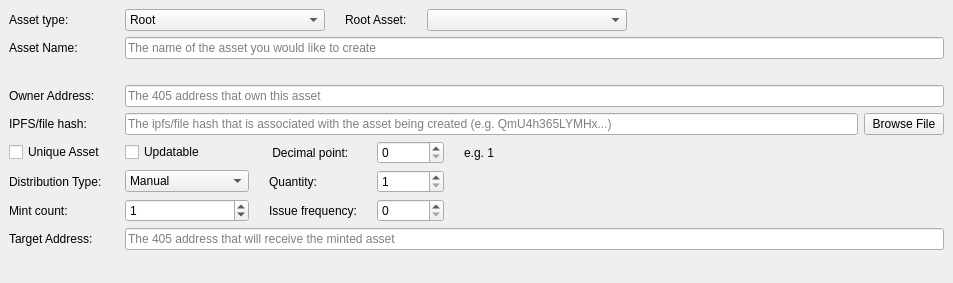
     <widget class="QWidget" name="scrollAreaWidgetContents">
      <property name="geometry">
       <rect>
        <x>0</x>
        <y>0</y>
        <width>953</width>
        <height>283</height>
       </rect>
      </property>
      <layout class="QVBoxLayout" name="verticalLayout_7" stretch="0,1">
       <property name="leftMargin">
        <number>0</number>
       </property>
       <property name="topMargin">
        <number>0</number>
       </property>
       <property name="rightMargin">
        <number>0</number>
       </property>
       <property name="bottomMargin">
        <number>0</number>
       </property>
       <item>
        <widget class="QFrame" name="frameAssetData">
         <property name="enabled">
          <bool>true</bool>
         </property>
         <property name="sizePolicy">
          <sizepolicy hsizetype="Expanding" vsizetype="Expanding">
           <horstretch>0</horstretch>
           <verstretch>0</verstretch>
          </sizepolicy>
         </property>
         <property name="frameShape">
          <enum>QFrame::NoFrame</enum>
         </property>
         <layout class="QGridLayout" name="gridLayout_2">
          <item row="15" column="0">
           <widget class="QLabel" name="targetLabel">
            <property name="toolTip">
             <string>&lt;html&gt;&lt;head/&gt;&lt;body&gt;&lt;p&gt;The 405 address that will receive the minted asset&lt;/p&gt;&lt;/body&gt;&lt;/html&gt;</string>
            </property>
            <property name="text">
             <string>Target Address:</string>
            </property>
           </widget>
          </item>
          <item row="4" column="0">
           <widget class="QLabel" name="addressLabel">
            <property name="toolTip">
             <string>&lt;html&gt;&lt;head/&gt;&lt;body&gt;&lt;p&gt;405 address that will own this asset&lt;/p&gt;&lt;/body&gt;&lt;/html&gt;</string>
            </property>
            <property name="text">
             <string>Owner Address:</string>
            </property>
           </widget>
          </item>
          <item row="15" column="2">
           <layout class="QHBoxLayout" name="horizontalLayout_13">
            <item>
             <widget class="QValidatedLineEdit" name="targetaddressText">
              <property name="toolTip">
               <string>&lt;html&gt;&lt;head/&gt;&lt;body&gt;&lt;p&gt;The 405 address that will receive the minted asset&lt;/p&gt;&lt;/body&gt;&lt;/html&gt;</string>
              </property>
              <property name="placeholderText">
               <string>The 405 address that will receive the minted asset</string>
              </property>
             </widget>
            </item>
           </layout>
          </item>
          <item row="7" column="0">
           <widget class="QLabel" name="ipfsLabel">
            <property name="toolTip">
             <string>&lt;html&gt;&lt;head/&gt;&lt;body&gt;&lt;p&gt;[Optional] The ipfs/file hash that contains information about the asset&lt;/p&gt;&lt;/body&gt;&lt;/html&gt;</string>
            </property>
            <property name="text">
             <string>IPFS/file hash:</string>
            </property>
           </widget>
          </item>
          <item row="7" column="2">
           <layout class="QHBoxLayout" name="horizontalLayout_6">
            <item>
             <widget class="QValidatedLineEdit" name="ipfsText">
              <property name="toolTip">
               <string>&lt;html&gt;&lt;head/&gt;&lt;body&gt;&lt;p&gt;[Optional] The ipfs/file hash that contains information about the asset&lt;/p&gt;&lt;/body&gt;&lt;/html&gt;</string>
              </property>
              <property name="maxLength">
               <number>128</number>
              </property>
              <property name="placeholderText">
               <string>The ipfs/file hash that is associated with the asset being created (e.g. QmU4h365LYMHx...)</string>
              </property>
             </widget>
            </item>
            <item>
             <widget class="QPushButton" name="openIpfsButton">
              <property name="text">
               <string>Browse File</string>
              </property>
             </widget>
            </item>
           </layout>
          </item>
          <item row="1" column="2">
           <layout class="QHBoxLayout" name="horizontalLayout">
            <item>
             <widget class="QValidatedLineEdit" name="assetnameText">
              <property name="toolTip">
               <string>&lt;html&gt;&lt;head/&gt;&lt;body&gt;&lt;p&gt;a-z A-Z 0-9 and space&lt;/p&gt;&lt;/body&gt;&lt;/html&gt;</string>
              </property>
              <property name="maxLength">
               <number>128</number>
              </property>
              <property name="placeholderText">
               <string>The name of the asset you would like to create</string>
              </property>
             </widget>
            </item>
           </layout>
          </item>
          <item row="4" column="2">
           <layout class="QHBoxLayout" name="horizontalLayout_10">
            <item>
             <widget class="QValidatedLineEdit" name="owneraddressText">
              <property name="toolTip">
               <string>&lt;html&gt;&lt;head/&gt;&lt;body&gt;&lt;p&gt;405 address that will own this asset&lt;/p&gt;&lt;/body&gt;&lt;/html&gt;</string>
              </property>
              <property name="text">
               <string/>
              </property>
              <property name="placeholderText">
               <string>The 405 address that own this asset</string>
              </property>
             </widget>
            </item>
           </layout>
          </item>
          <item row="1" column="0">
           <widget class="QLabel" name="assetNameLabel">
            <property name="text">
             <string>Asset Name:</string>
            </property>
           </widget>
          </item>
          <item row="11" column="0">
           <layout class="QGridLayout" name="gridLayout_3">
            <item row="1" column="0">
             <layout class="QHBoxLayout" name="horizontalLayout_2">
              <item>
               <widget class="QCheckBox" name="uniqueBox">
                <property name="toolTip">
                 <string>&lt;html&gt;&lt;head/&gt;&lt;body&gt;&lt;p&gt;Make this asset unique also known as NFT&lt;/p&gt;&lt;/body&gt;&lt;/html&gt;</string>
                </property>
                <property name="text">
                 <string>Unique Asset</string>
                </property>
               </widget>
              </item>
              <item>
               <widget class="QLabel" name="label">
                <property name="text">
                 <string/>
                </property>
               </widget>
              </item>
             </layout>
            </item>
            <item row="2" column="0">
             <widget class="QLabel" name="typeLabel">
              <property name="text">
               <string>Distribution Type:</string>
              </property>
              <property name="margin">
               <number>0</number>
              </property>
             </widget>
            </item>
            <item row="3" column="0">
             <widget class="QLabel" name="mintLabel">
              <property name="text">
               <string>Mint count:</string>
              </property>
             </widget>
            </item>
           </layout>
          </item>
          <item row="11" column="2">
           <layout class="QGridLayout" name="gridLayout">
            <property name="rightMargin">
             <number>0</number>
            </property>
            <property name="horizontalSpacing">
             <number>20</number>
            </property>
            <item row="1" column="2">
             <widget class="QDoubleSpinBox" name="quantitySpinBox">
              <property name="toolTip">
               <string>The number of assets that will be created</string>
              </property>
              <property name="decimals">
               <number>0</number>
              </property>
              <property name="minimum">
               <double>1.000000000000000</double>
              </property>
              <property name="maximum">
               <double>21000000000.000000000000000</double>
              </property>
              <property name="value">
               <double>1.000000000000000</double>
              </property>
             </widget>
            </item>
            <item row="0" column="0">
             <widget class="QCheckBox" name="updatableBox">
              <property name="toolTip">
               <string>&lt;html&gt;&lt;head/&gt;&lt;body&gt;&lt;p&gt;If the owner of this asset will be able to update the asset in the future&lt;/p&gt;&lt;/body&gt;&lt;/html&gt;</string>
              </property>
              <property name="text">
               <string>Updatable</string>
              </property>
             </widget>
            </item>
            <item row="1" column="1">
             <widget class="QLabel" name="quantityLabel">
              <property name="text">
               <string>Quantity:</string>
              </property>
             </widget>
            </item>
            <item row="0" column="1">
             <widget class="QLabel" name="unitsLabel">
              <property name="text">
               <string> Decimal point:</string>
              </property>
             </widget>
            </item>
            <item row="0" column="2">
             <widget class="QSpinBox" name="unitBox">
              <property name="toolTip">
               <string>How divisble the assets will be (e.g. 8 = 1.00000000, 2 = 1.00)</string>
              </property>
              <property name="maximum">
               <number>8</number>
              </property>
             </widget>
            </item>
            <item row="0" column="3">
             <widget class="QLabel" name="unitExampleLabel">
              <property name="text">
               <string>e.g. 1</string>
              </property>
             </widget>
            </item>
            <item row="1" column="0">
             <widget class="QComboBox" name="distributionBox">
              <item>
               <property name="text">
                <string>Manual</string>
               </property>
              </item>
              <item>
               <property name="text">
                <string>Coinbase</string>
               </property>
              </item>
              <item>
               <property name="text">
                <string>schedule</string>
               </property>
              </item>
              <item>
               <property name="text">
                <string>Addresss</string>
               </property>
              </item>
             </widget>
            </item>
            <item row="1" column="3">
             <spacer name="horizontalSpacer_2">
              <property name="orientation">
               <enum>Qt::Horizontal</enum>
              </property>
              <property name="sizeHint" stdset="0">
               <size>
                <width>40</width>
                <height>20</height>
               </size>
              </property>
             </spacer>
            </item>
            <item row="2" column="0">
             <widget class="QSpinBox" name="maxmintSpinBox">
              <property name="minimumSize">
               <size>
                <width>124</width>
                <height>0</height>
               </size>
              </property>
              <property name="toolTip">
               <string>&lt;html&gt;&lt;head/&gt;&lt;body&gt;&lt;p&gt;Number of times this asset can be minted&lt;/p&gt;&lt;/body&gt;&lt;/html&gt;</string>
              </property>
              <property name="maximum">
               <number>65535</number>
              </property>
              <property name="value">
               <number>1</number>
              </property>
             </widget>
            </item>
            <item row="2" column="1">
             <widget class="QLabel" name="IssueFrequencyLabel">
              <property name="text">
               <string>Issue frequency:</string>
              </property>
             </widget>
            </item>
            <item row="2" column="2">
             <widget class="QSpinBox" name="IssueFrequencyBox">
              <property name="toolTip">
               <string>&lt;html&gt;&lt;head/&gt;&lt;body&gt;&lt;p&gt;The frequency that this asset will be minted&lt;/p&gt;&lt;/body&gt;&lt;/html&gt;</string>
              </property>
             </widget>
            </item>
           </layout>
          </item>
          <item row="0" column="0">
           <widget class="QLabel" name="AssetTypeLabel">
            <property name="text">
             <string>Asset type:</string>
            </property>
           </widget>
          </item>
          <item row="0" column="2">
           <layout class="QHBoxLayout" name="horizontalLayout_3">
            <item>
             <layout class="QGridLayout" name="gridLayout_4">
              <property name="horizontalSpacing">
               <number>20</number>
              </property>
              <property name="verticalSpacing">
               <number>6</number>
              </property>
              <item row="0" column="0">
               <widget class="QComboBox" name="AssetTypeBox">
                <property name="minimumSize">
                 <size>
                  <width>200</width>
                  <height>0</height>
                 </size>
                </property>
                <item>
                 <property name="text">
                  <string>Root</string>
                 </property>
                </item>
                <item>
                 <property name="text">
                  <string>Sub</string>
                 </property>
                </item>
               </widget>
              </item>
              <item row="0" column="2">
               <widget class="QComboBox" name="RootAssetBox">
                <property name="minimumSize">
                 <size>
                  <width>200</width>
                  <height>0</height>
                 </size>
                </property>
               </widget>
              </item>
              <item row="0" column="1">
               <widget class="QLabel" name="RootAssetLabel">
                <property name="enabled">
                 <bool>true</bool>
                </property>
                <property name="text">
                 <string>Root Asset:</string>
                </property>
               </widget>
              </item>
              <item row="0" column="3">
               <spacer name="horizontalSpacer">
                <property name="orientation">
                 <enum>Qt::Horizontal</enum>
                </property>
                <property name="sizeHint" stdset="0">
                 <size>
                  <width>40</width>
                  <height>20</height>
                 </size>
                </property>
               </spacer>
              </item>
             </layout>
            </item>
           </layout>
          </item>
          <item row="3" column="2">
           <widget class="QLabel" name="assetNameValidation">
            <property name="text">
             <string></string>
            </property>
           </widget>
          </item>
         </layout>
        </widget>
       </item>
       <item>
        <spacer name="verticalSpacer">
         <property name="orientation">
          <enum>Qt::Vertical</enum>
         </property>
         <property name="sizeHint" stdset="0">
          <size>
           <width>338</width>
           <height>40</height>
          </size>
         </property>
        </spacer>
       </item>
      </layout>
     </widget>
